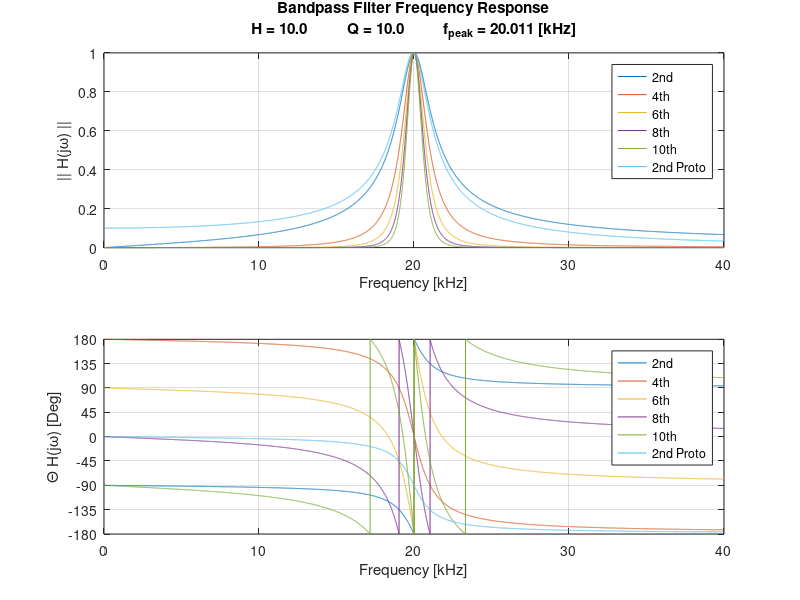

This figure's MATLAB source:
% Author: Joshua Simmons
%
% Date: October 22, 2015
%
% Desciption: Selects the R and C values as well as plot the freq response for
%             the Multiple Feedback Bandpass Filter. 

clear all;
close all;
clc;

%%%%%%%%%%%%%%%%%%%%%%%%%%%%%%%%%%%%%%%%%%%%%%%%%
%%%%%%%%%%%%%%%%%% USER INPUT %%%%%%%%%%%%%%%%%%%
%%%%%%%%%%%%%%%%%%%%%%%%%%%%%%%%%%%%%%%%%%%%%%%%%

fMid = 20E+3;% Mid frequency

% THE CIRCUIT GAIN IS THE PRODUCT OF H AND Q
H = 10;% Gain at mid freq
Q = 10;% Quality factor

% Select the value of C3 to give you the desired freq response.
C3 = 7.95E-6;

%%%%%%%%%%%%%%%%%%%%%%%%%%%%%%%%%%%%%%%%%%%%%%%%%
%%%%%%%%% CALCULATING COMPONENT VALUES %%%%%%%%%%
%%%%%%%%%%%%%%%%%%%%%%%%%%%%%%%%%%%%%%%%%%%%%%%%%

omega = 2*pi*fMid;

zeta = 1/(2*Q);    % Damping ratio
alpha = omega*zeta;% Normalized damping ratio

k = omega*C3;
C4 = C3;
R1 = 1/(H*k);
R2 = 1/((2*Q-H))*k;
R5 = 2*Q/k;

%%%%%%%%%%%%%%%%%%%%%%%%%%%%%%%%%%%%%%%%%%%%%%%%%
%%%%%%%%%%%%%%% TRANSFER FUNCTIONS %%%%%%%%%%%%%%
%%%%%%%%%%%%%%%%%%%%%%%%%%%%%%%%%%%%%%%%%%%%%%%%%

f = linspace(1,2*fMid,1E+4);
s = 1i*2*pi*f;

% Multiple Feedback BPF Transfer Function
H_MFB_BPF2 = -s.*(1/(R1*C4)) ./ ...
    (s.^2+s.*(C3+C4)/(C3*C4*R5)+(1/(R5*C3*C4))*(1/R1+1/R2));

% Equivalent MFB BBF Transfer Function
%H_MFB_BPF2 = -H*omega*s ./ (s.^2+2*zeta*omega.*s+omega^2);

% Normalized Prototypical 2nd Order BPF Transfer Function
H_PRO_BPF2 = (1/Q) * (omega^2) ./ (s.^2+2*zeta*omega.*s+omega^2);

% Optionally normalizing the transfer function
H_MFB_BPF2 = H_MFB_BPF2/(H*Q);

% Determing the peak value of the pass band
[~, KfPeak] = max(abs(H_MFB_BPF2));
fPeak = f(KfPeak);

%%%%%%%%%%%%%%%%%%%%%%%%%%%%%%%%%%%%%%%%%%%%%%%%%
%%%%%%%%%%% PLOTTING TRANSFER FUNCTION %%%%%%%%%%
%%%%%%%%%%%%%%%%%%%%%%%%%%%%%%%%%%%%%%%%%%%%%%%%%

% Plotting
figure(1);
    subplot(2,1,1);
        plot(0.001*f,abs(H_MFB_BPF2));% 2nd Order
        hold on;
        plot(0.001*f,abs(H_MFB_BPF2.^2));%  4th Order
        plot(0.001*f,abs(H_MFB_BPF2.^3));%  6th Order
        plot(0.001*f,abs(H_MFB_BPF2.^4));%  8th Order
        plot(0.001*f,abs(H_MFB_BPF2.^5));% 10th Order
        plot(0.001*f,abs(H_PRO_BPF2));   %  2nd Order Proto
        grid on;
        ylim([0,1]);
        xlabel('Frequency [kHz]');
        ylabel('|| H(j\omega) ||');
        legend({'2nd','4th','6th','8th','10th','2nd Proto'});
        titleString = sprintf('Bandpass Filter Frequency Response\nH = %3.1f\t\t\tQ = %3.1f\t\t\tf_{peak} = %3.3f [kHz]', H,Q,0.001*fPeak);
        title(titleString);
        hold off;
	subplot(2,1,2);
        plot(0.001*f,(180/pi)*angle(H_MFB_BPF2));% 2nd Order
        hold on;
        plot(0.001*f,(180/pi)*angle(H_MFB_BPF2.^2));%  4th Order
        plot(0.001*f,(180/pi)*angle(H_MFB_BPF2.^3));%  6th Order
        plot(0.001*f,(180/pi)*angle(H_MFB_BPF2.^4));%  7th Order
        plot(0.001*f,(180/pi)*angle(H_MFB_BPF2.^5));% 10th Order
        plot(0.001*f,(180/pi)*angle(H_PRO_BPF2));   %  2nd Order Proto
        grid on;
        ylim([-180,180]);
        set(gca,'YTick',[-180,-135,-90,-45,0,45,90,135,180])
        set(gca,'YTickLabel',[-180,-135,-90,-45,0,45,90,135,180]);
        xlabel('Frequency [kHz]');
        ylabel('\Theta H(j\omega) [Deg]');
        legend({'2nd','4th','6th','8th','10th','2nd Proto'});
        hold off;
        